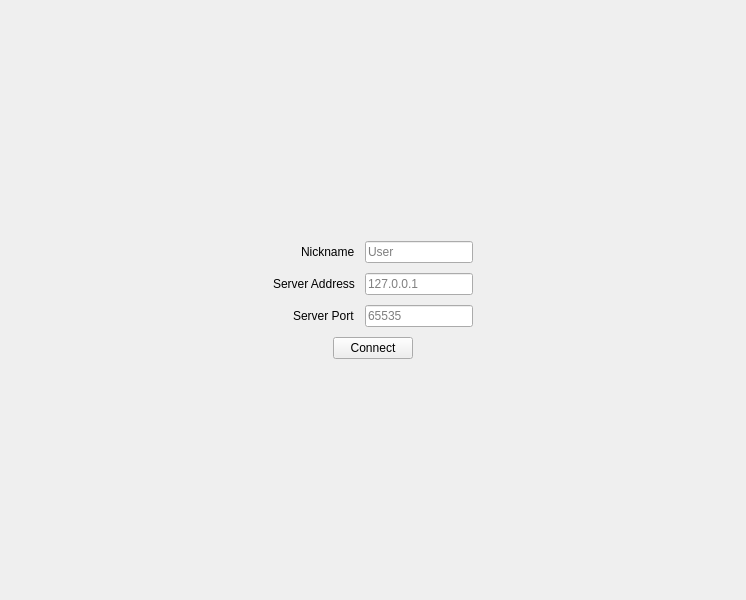
<?xml version="1.0" encoding="UTF-8"?>
<ui version="4.0">
 <class>main_window</class>
 <widget class="QMainWindow" name="main_window">
  <property name="geometry">
   <rect>
    <x>0</x>
    <y>0</y>
    <width>746</width>
    <height>600</height>
   </rect>
  </property>
  <property name="windowTitle">
   <string>Tumult</string>
  </property>
  <widget class="QWidget" name="central_widget">
   <layout class="QVBoxLayout" name="central_layout">
    <item>
     <widget class="QStackedWidget" name="central_stack">
      <property name="currentIndex">
       <number>1</number>
      </property>
      <widget class="QWidget" name="chat_page">
       <layout class="QVBoxLayout" name="chat_page_layout">
        <item>
         <layout class="QHBoxLayout" name="server_info_layout" stretch="1,0">
          <item>
           <widget class="QLabel" name="server_name_label">
            <property name="text">
             <string/>
            </property>
           </widget>
          </item>
          <item>
           <widget class="QPushButton" name="leave_button">
            <property name="text">
             <string>Leave</string>
            </property>
           </widget>
          </item>
         </layout>
        </item>
        <item>
         <widget class="QTextBrowser" name="chat_box"/>
        </item>
        <item>
         <layout class="QHBoxLayout" name="message_box_layout">
          <item>
           <widget class="QLineEdit" name="message_box_input">
            <property name="maxLength">
             <number>1000</number>
            </property>
            <property name="clearButtonEnabled">
             <bool>false</bool>
            </property>
           </widget>
          </item>
          <item>
           <widget class="QPushButton" name="send_button">
            <property name="text">
             <string>Send</string>
            </property>
           </widget>
          </item>
         </layout>
        </item>
       </layout>
      </widget>
      <widget class="QWidget" name="connect_page">
       <property name="autoFillBackground">
        <bool>false</bool>
       </property>
       <layout class="QVBoxLayout" name="connect_page_layout">
        <property name="spacing">
         <number>10</number>
        </property>
        <property name="leftMargin">
         <number>0</number>
        </property>
        <property name="topMargin">
         <number>0</number>
        </property>
        <property name="rightMargin">
         <number>0</number>
        </property>
        <property name="bottomMargin">
         <number>0</number>
        </property>
        <item>
         <spacer name="connect_page_top_spacer">
          <property name="orientation">
           <enum>Qt::Vertical</enum>
          </property>
          <property name="sizeHint" stdset="0">
           <size>
            <width>20</width>
            <height>40</height>
           </size>
          </property>
         </spacer>
        </item>
        <item alignment="Qt::AlignHCenter">
         <widget class="QWidget" name="form_container" native="true">
          <property name="maximumSize">
           <size>
            <width>250</width>
            <height>16777215</height>
           </size>
          </property>
          <layout class="QVBoxLayout" name="form_container_layout">
           <property name="spacing">
            <number>10</number>
           </property>
           <property name="leftMargin">
            <number>7</number>
           </property>
           <property name="topMargin">
            <number>7</number>
           </property>
           <property name="rightMargin">
            <number>7</number>
           </property>
           <property name="bottomMargin">
            <number>7</number>
           </property>
           <item>
            <layout class="QFormLayout" name="connect_form_layout">
             <property name="sizeConstraint">
              <enum>QLayout::SetMinimumSize</enum>
             </property>
             <property name="fieldGrowthPolicy">
              <enum>QFormLayout::ExpandingFieldsGrow</enum>
             </property>
             <property name="labelAlignment">
              <set>Qt::AlignRight|Qt::AlignTrailing|Qt::AlignVCenter</set>
             </property>
             <property name="leftMargin">
              <number>0</number>
             </property>
             <property name="topMargin">
              <number>0</number>
             </property>
             <property name="rightMargin">
              <number>0</number>
             </property>
             <item row="0" column="0">
              <widget class="QLabel" name="nickname_label">
               <property name="text">
                <string>Nickname</string>
               </property>
              </widget>
             </item>
             <item row="0" column="1">
              <widget class="QLineEdit" name="nickname_input">
               <property name="maxLength">
                <number>10</number>
               </property>
               <property name="placeholderText">
                <string>User</string>
               </property>
              </widget>
             </item>
             <item row="1" column="0">
              <widget class="QLabel" name="server_address_label">
               <property name="text">
                <string>Server Address</string>
               </property>
              </widget>
             </item>
             <item row="1" column="1">
              <widget class="QLineEdit" name="server_address_input">
               <property name="maxLength">
                <number>15</number>
               </property>
               <property name="placeholderText">
                <string>127.0.0.1</string>
               </property>
              </widget>
             </item>
             <item row="2" column="0">
              <widget class="QLabel" name="server_port_label">
               <property name="text">
                <string>Server Port</string>
               </property>
              </widget>
             </item>
             <item row="2" column="1">
              <widget class="QLineEdit" name="server_port_input">
               <property name="maxLength">
                <number>5</number>
               </property>
               <property name="placeholderText">
                <string>65535</string>
               </property>
              </widget>
             </item>
            </layout>
           </item>
           <item alignment="Qt::AlignHCenter">
            <widget class="QPushButton" name="connect_button">
             <property name="maximumSize">
              <size>
               <width>125</width>
               <height>16777215</height>
              </size>
             </property>
             <property name="text">
              <string>Connect</string>
             </property>
            </widget>
           </item>
          </layout>
         </widget>
        </item>
        <item>
         <spacer name="connect_page_bottom_spacer">
          <property name="orientation">
           <enum>Qt::Vertical</enum>
          </property>
          <property name="sizeHint" stdset="0">
           <size>
            <width>20</width>
            <height>40</height>
           </size>
          </property>
         </spacer>
        </item>
       </layout>
      </widget>
     </widget>
    </item>
   </layout>
  </widget>
 </widget>
 <resources/>
 <connections/>
</ui>
